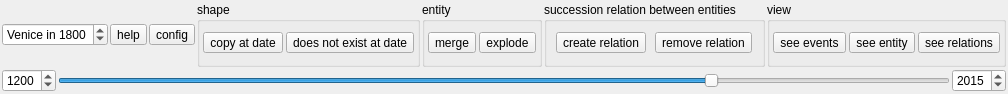
<?xml version="1.0" encoding="UTF-8"?>
<ui version="4.0">
 <class>Venice</class>
 <widget class="QDockWidget" name="Venice">
  <property name="geometry">
   <rect>
    <x>0</x>
    <y>0</y>
    <width>933</width>
    <height>94</height>
   </rect>
  </property>
  <property name="windowTitle">
   <string>VTM Slider</string>
  </property>
  <widget class="QWidget" name="dockWidgetContents">
   <layout class="QVBoxLayout" name="verticalLayout">
    <property name="spacing">
     <number>2</number>
    </property>
    <property name="leftMargin">
     <number>2</number>
    </property>
    <property name="topMargin">
     <number>2</number>
    </property>
    <property name="rightMargin">
     <number>2</number>
    </property>
    <property name="bottomMargin">
     <number>2</number>
    </property>
    <item>
     <layout class="QHBoxLayout" name="horizontalLayout_2">
      <item>
       <widget class="QSpinBox" name="spinboxYear">
        <property name="prefix">
         <string>Venice in </string>
        </property>
        <property name="minimum">
         <number>1200</number>
        </property>
        <property name="maximum">
         <number>2015</number>
        </property>
        <property name="value">
         <number>1800</number>
        </property>
       </widget>
      </item>
      <item>
       <widget class="QToolButton" name="helpButton">
        <property name="text">
         <string>help</string>
        </property>
        <property name="checkable">
         <bool>false</bool>
        </property>
       </widget>
      </item>
      <item>
       <widget class="QToolButton" name="configButton">
        <property name="text">
         <string>config</string>
        </property>
        <property name="checkable">
         <bool>false</bool>
        </property>
       </widget>
      </item>
      <item>
       <spacer name="horizontalSpacer">
        <property name="orientation">
         <enum>Qt::Horizontal</enum>
        </property>
        <property name="sizeHint" stdset="0">
         <size>
          <width>40</width>
          <height>20</height>
         </size>
        </property>
       </spacer>
      </item>
      <item>
       <widget class="QGroupBox" name="groupBox_3">
        <property name="title">
         <string>shape</string>
        </property>
        <layout class="QHBoxLayout" name="horizontalLayout_5">
         <property name="spacing">
          <number>3</number>
         </property>
         <property name="leftMargin">
          <number>3</number>
         </property>
         <property name="topMargin">
          <number>3</number>
         </property>
         <property name="rightMargin">
          <number>3</number>
         </property>
         <property name="bottomMargin">
          <number>3</number>
         </property>
         <item>
          <widget class="QToolButton" name="copytodateButton">
           <property name="text">
            <string>copy at date</string>
           </property>
           <property name="checkable">
            <bool>false</bool>
           </property>
          </widget>
         </item>
         <item>
          <widget class="QToolButton" name="notexistButton">
           <property name="text">
            <string>does not exist at date</string>
           </property>
           <property name="checkable">
            <bool>false</bool>
           </property>
          </widget>
         </item>
        </layout>
       </widget>
      </item>
      <item>
       <widget class="QGroupBox" name="groupBox">
        <property name="title">
         <string>entity</string>
        </property>
        <layout class="QHBoxLayout" name="horizontalLayout_3">
         <property name="spacing">
          <number>3</number>
         </property>
         <property name="leftMargin">
          <number>3</number>
         </property>
         <property name="topMargin">
          <number>3</number>
         </property>
         <property name="rightMargin">
          <number>3</number>
         </property>
         <property name="bottomMargin">
          <number>3</number>
         </property>
         <item>
          <widget class="QToolButton" name="mergeButton">
           <property name="text">
            <string>merge</string>
           </property>
           <property name="checkable">
            <bool>false</bool>
           </property>
          </widget>
         </item>
         <item>
          <widget class="QToolButton" name="explodeButton">
           <property name="text">
            <string>explode</string>
           </property>
          </widget>
         </item>
        </layout>
       </widget>
      </item>
      <item>
       <widget class="QGroupBox" name="groupBox_2">
        <property name="title">
         <string>succession relation between entities</string>
        </property>
        <layout class="QHBoxLayout" name="horizontalLayout_4">
         <property name="spacing">
          <number>3</number>
         </property>
         <property name="leftMargin">
          <number>3</number>
         </property>
         <property name="topMargin">
          <number>3</number>
         </property>
         <property name="rightMargin">
          <number>3</number>
         </property>
         <property name="bottomMargin">
          <number>3</number>
         </property>
         <item>
          <widget class="QToolButton" name="createrelationsButton">
           <property name="text">
            <string>create relation</string>
           </property>
          </widget>
         </item>
         <item>
          <widget class="QToolButton" name="removerelationsButton">
           <property name="text">
            <string>remove relation</string>
           </property>
          </widget>
         </item>
        </layout>
       </widget>
      </item>
      <item>
       <widget class="QGroupBox" name="groupBox_4">
        <property name="title">
         <string>view</string>
        </property>
        <layout class="QHBoxLayout" name="horizontalLayout_6">
         <property name="spacing">
          <number>3</number>
         </property>
         <property name="leftMargin">
          <number>3</number>
         </property>
         <property name="topMargin">
          <number>3</number>
         </property>
         <property name="rightMargin">
          <number>3</number>
         </property>
         <property name="bottomMargin">
          <number>3</number>
         </property>
         <item>
          <widget class="QToolButton" name="listEventsButton">
           <property name="text">
            <string>see events</string>
           </property>
           <property name="checkable">
            <bool>false</bool>
           </property>
          </widget>
         </item>
         <item>
          <widget class="QToolButton" name="viewEntityButton">
           <property name="text">
            <string>see entity</string>
           </property>
           <property name="checkable">
            <bool>false</bool>
           </property>
          </widget>
         </item>
         <item>
          <widget class="QToolButton" name="viewRelationsButton">
           <property name="text">
            <string>see relations</string>
           </property>
          </widget>
         </item>
        </layout>
       </widget>
      </item>
     </layout>
    </item>
    <item>
     <layout class="QHBoxLayout" name="horizontalLayout">
      <item>
       <widget class="QSpinBox" name="minValueSpinBox">
        <property name="maximum">
         <number>2050</number>
        </property>
        <property name="value">
         <number>1200</number>
        </property>
       </widget>
      </item>
      <item>
       <widget class="QSlider" name="slider">
        <property name="minimum">
         <number>1200</number>
        </property>
        <property name="maximum">
         <number>2015</number>
        </property>
        <property name="value">
         <number>1800</number>
        </property>
        <property name="orientation">
         <enum>Qt::Horizontal</enum>
        </property>
       </widget>
      </item>
      <item>
       <widget class="QSpinBox" name="maxValueSpinBox">
        <property name="maximum">
         <number>2050</number>
        </property>
        <property name="value">
         <number>2015</number>
        </property>
       </widget>
      </item>
     </layout>
    </item>
   </layout>
  </widget>
 </widget>
 <resources/>
 <connections/>
</ui>
